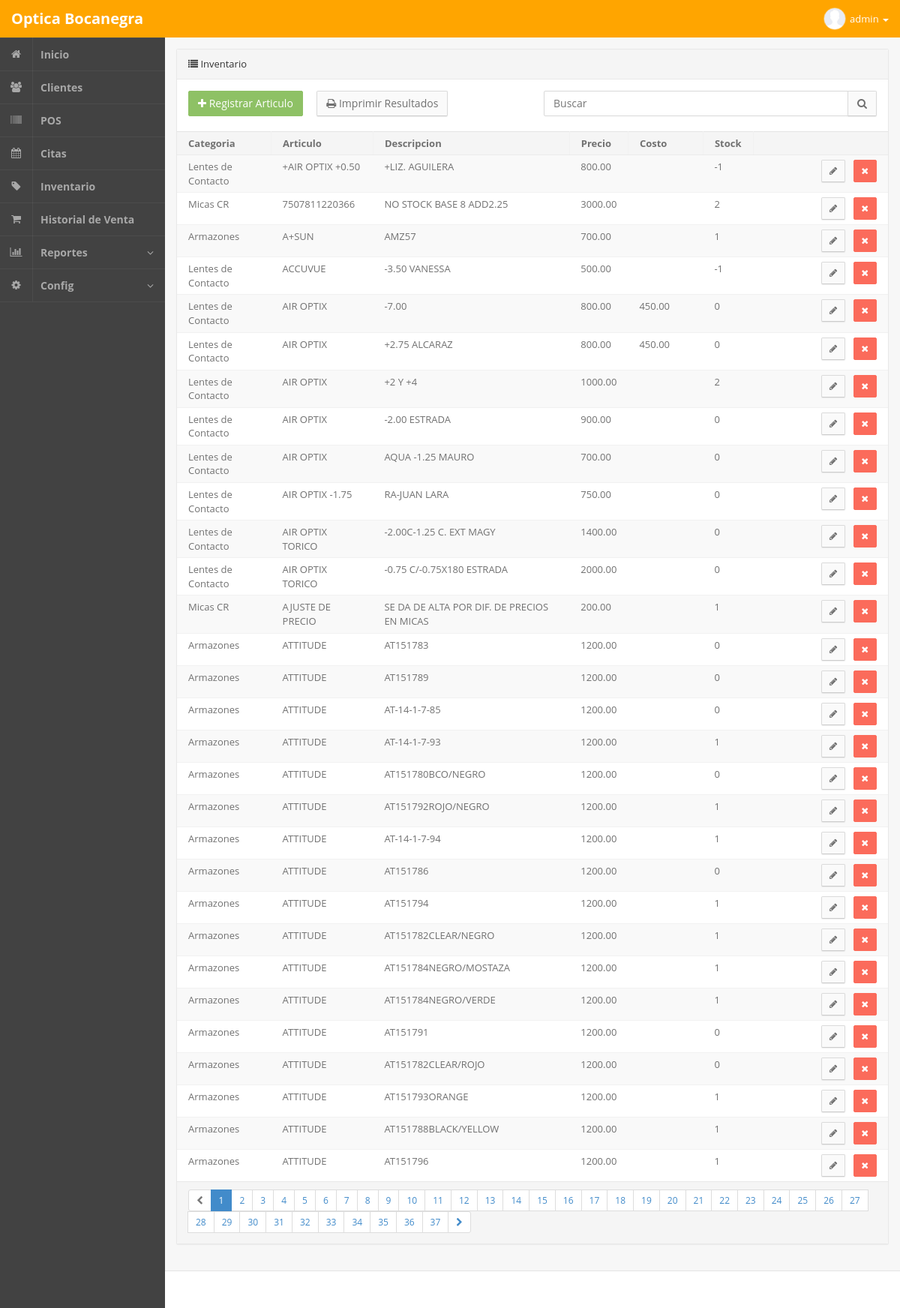
The page /admin.php?m=inventario (signed in) on the database its author committed.
### tables this page shows
CREATE TABLE `articulos` (
  `idarticulos` int(255) NOT NULL,
  `articulo` varchar(200) NOT NULL,
  `idcategoria` int(255) NOT NULL,
  `precio` varchar(100) NOT NULL,
  `stock` int(10) NOT NULL,
  `alerta` int(10) NOT NULL,
  `descripcion` text NOT NULL,
  `observaciones` text NOT NULL,
  `costo` varchar(100) NOT NULL
);

CREATE TABLE `categorias` (
  `idcategorias` int(255) NOT NULL,
  `tipo` varchar(200) NOT NULL,
  `categoria` varchar(200) NOT NULL
);

### php/inventario.php (the view, shortened to what this page needs)
<?php
if ( isset($_GET['buscar']) ){
	$buscar = mysql_real_escape_string($_GET['buscar']);
	$consulta  = "SELECT * FROM articulos
					JOIN categorias ON categorias.idcategorias=articulos.idcategoria
					WHERE (articulos.articulo LIKE '%".$buscar."%' OR articulos.descripcion LIKE '%".$buscar."%')
					ORDER BY articulos.articulo ASC";
	$url = "admin.php?m=inventario&buscar=".$buscar;
	$imprimir = "imprimir/inventario.php?buscar=".$buscar;
} else {
	$consulta  = "SELECT * FROM articulos JOIN categorias ON categorias.idcategorias=articulos.idcategoria ORDER BY articulo ASC";
	$url = "admin.php?m=inventario";
	$imprimir = "imprimir/inventario.php";
}
?>
<section class="panel panel-default pos-rlt clearfix">
	<header class="panel-heading"> <i class="fa fa-list "></i> Inventario </header>
	<div class="row wrapper">
		<div class="col-md-6 m-b-xs">
			<a href="admin.php?m=inventarioAgregar" class="btn btn-md btn-success"><i class="fa fa-plus"></i> Registrar Articulo </a>
			<a href="<?php echo $imprimir; ?>" target="_blank" class="m-l btn btn-md btn-default"><i class="fa fa-print"></i> Imprimir Resultados </a>
		</div>
		<div class="col-md-6">
			<form action="" method="get">
				<div class="input-group">
					<input type="text" class="input-md form-control" value="<?php echo @$_GET['buscar']; ?>" name="buscar" placeholder="Buscar"> <span class="input-group-btn"> <button class="btn btn-md btn-default" type="submit"> <i class="fa fa-search"></i> </button> </span>
				</div>
			</form>
		</div>
	</div>
	<div class="table-responsive">
		<table class="table table-striped b-t b-light">
			<thead>
				<tr>
					<th>Categoria</th>
					<th>Articulo</th>
					<th>Descripcion</th>
					<th>Precio</th>
					<th width="100">Costo</th>
					<th>Stock</th>
					<th width="180"></th>
				</tr>
			</thead>
			<tbody>
<?php
$rows_per_page = 30;
if(isset($_GET['pag']))
	$page = mysql_real_escape_string($_GET['pag']);
else if (@$_GET['pag'] == "0")
	$page = 1;
else
	$page = 1;
$num_rows 		= mysql_num_rows(mysql_query($consulta));
$lastpage		= ceil($num_rows / $rows_per_page);
$page     = (int)$page;
$limit 		= 'LIMIT '. ($page -1) * $rows_per_page . ',' .$rows_per_page;
$consulta  .=" $limit";
$consulta = mysql_query($consulta);
			$tStock = 0;
			while($q = mysql_fetch_object($consulta)){
				$tStock += $q->stock;
				if ( ($q->alerta > 0) && ($q->stock <= $q->alerta) ){
					$alerta = "<label class='label bg-danger'> bajo stock </label>";
				} else {
					$alerta = "";
				}
?>
				<tr>
					<td><?php echo $q->categoria;?></td>
					<td><?php echo $q->articulo;?></td>
					<td><?php echo $q->descripcion;?></td>
					<td><?php echo $q->precio;?></td>
					<td><?php echo $q->costo;?></td>
					<td><?php echo $q->stock;?> <?php echo $alerta; ?></td>
					<td class="text-right">
						<a href="admin.php?m=inventarioEditar&id=<?php echo $q->idarticulos; ?>&buscar=<?php echo @$buscar; ?>" class="btn btn-sm btn-default"> <i class="fa fa-pencil"></i> </a> &nbsp;
						<a href="admin.php?m=inventario&del=<?php echo $q->idarticulos; ?>" class="btn btn-sm btn-danger"> <i class="fa fa-times"></i> </a>
					</td>
				</tr>
<?php
			}
?>
			</tbody>
		</table>
	</div>
	<footer class="panel-footer">
		<div class="row">
<?php
		if ( isset( $_GET['buscar']) ){
?>
			<div class="col-md-6">
				<strong>Total de Stock: <?php echo $tStock; ?></strong>
			</div>
			<div class="col-md-6 text-right text-center-xs">
<?php
		} else {
?>
			<div class="col-md-12 text-right text-center-xs">
<?php
		}
?>
				<ul class="pagination pagination-sm m-t-none m-b-none">
<?php
	if($num_rows != 0){
		$nextpage = $page + 1;
		if ($page == 1) {
			echo '<li class="disabled"><a href="#"><i class="fa fa-chevron-left"></i></a></li>';
			echo '<li class="active"><a href="">1</a></li>';
			for($i= $page+1; $i<= $lastpage ; $i++){
				echo '<li><a href="'.$url.'&pag='.$i.'">'.$i.'</a></li> ';
			}
			if($lastpage >$page ){
				echo '<li><a href="'.$url.'&pag='.$nextpage.'"><i class="fa fa-chevron-right"></i></a></li>';
			}else{
				echo '<li class="disabled"><a href="#"><i class="fa fa-chevron-right"></i></a></li>';
			}
		}
	}
?>
				</ul>
			</div>
		</div>
	</footer>
</section>

### rows shown on the page
articulos: idcategoria.categoria "Lentes de Contacto", articulo "+AIR OPTIX +0.50", descripcion "+LIZ. AGUILERA", precio "800.00", stock "-1"
articulos: idcategoria.categoria "Micas CR", articulo "7507811220366", descripcion "NO STOCK BASE 8 ADD2.25", precio "3000.00", stock "2"
articulos: idcategoria.categoria "Armazones", articulo "A+SUN", descripcion "AMZ57", precio "700.00", stock "1"
articulos: idcategoria.categoria "Lentes de Contacto", articulo "ACCUVUE", descripcion "-3.50 VANESSA", precio "500.00", stock "-1"
articulos: idcategoria.categoria "Lentes de Contacto", articulo "AIR OPTIX", descripcion "-7.00", precio "800.00", costo "450.00", stock "0"
articulos: idcategoria.categoria "Lentes de Contacto", articulo "AIR OPTIX", descripcion "+2.75 ALCARAZ", precio "800.00", costo "450.00", stock "0"
articulos: idcategoria.categoria "Lentes de Contacto", articulo "AIR OPTIX", descripcion "+2 Y +4", precio "1000.00", stock "2"
articulos: idcategoria.categoria "Lentes de Contacto", articulo "AIR OPTIX", descripcion "-2.00 ESTRADA", precio "900.00", stock "0"
articulos: idcategoria.categoria "Lentes de Contacto", articulo "AIR OPTIX", descripcion "AQUA -1.25 MAURO", precio "700.00", stock "0"
articulos: idcategoria.categoria "Lentes de Contacto", articulo "AIR OPTIX -1.75", descripcion "RA-JUAN LARA", precio "750.00", stock "0"
articulos: idcategoria.categoria "Lentes de Contacto", articulo "AIR OPTIX TORICO", descripcion "-2.00C-1.25 C. EXT MAGY", precio "1400.00", stock "0"
articulos: idcategoria.categoria "Lentes de Contacto", articulo "AIR OPTIX TORICO", descripcion "-0.75 C/-0.75X180 ESTRADA", precio "2000.00", stock "0"
articulos: idcategoria.categoria "Micas CR", articulo "AJUSTE DE PRECIO", descripcion "SE DA DE ALTA POR DIF. DE PRECIOS EN MICAS", precio "200.00", stock "1"
articulos: idcategoria.categoria "Armazones", articulo "ATTITUDE", descripcion "AT151783", precio "1200.00", stock "0"
articulos: idcategoria.categoria "Armazones", articulo "ATTITUDE", descripcion "AT151789", precio "1200.00", stock "0"
articulos: idcategoria.categoria "Armazones", articulo "ATTITUDE", descripcion "AT-14-1-7-85", precio "1200.00", stock "0"
articulos: idcategoria.categoria "Armazones", articulo "ATTITUDE", descripcion "AT-14-1-7-93", precio "1200.00", stock "1"
articulos: idcategoria.categoria "Armazones", articulo "ATTITUDE", descripcion "AT151780BCO/NEGRO", precio "1200.00", stock "0"
articulos: idcategoria.categoria "Armazones", articulo "ATTITUDE", descripcion "AT151792ROJO/NEGRO", precio "1200.00", stock "1"
articulos: idcategoria.categoria "Armazones", articulo "ATTITUDE", descripcion "AT-14-1-7-94", precio "1200.00", stock "1"
articulos: idcategoria.categoria "Armazones", articulo "ATTITUDE", descripcion "AT151786", precio "1200.00", stock "0"
articulos: idcategoria.categoria "Armazones", articulo "ATTITUDE", descripcion "AT151794", precio "1200.00", stock "1"
articulos: idcategoria.categoria "Armazones", articulo "ATTITUDE", descripcion "AT151782CLEAR/NEGRO", precio "1200.00", stock "1"
articulos: idcategoria.categoria "Armazones", articulo "ATTITUDE", descripcion "AT151784NEGRO/MOSTAZA", precio "1200.00", stock "1"
articulos: idcategoria.categoria "Armazones", articulo "ATTITUDE", descripcion "AT151784NEGRO/VERDE", precio "1200.00", stock "1"
articulos: idcategoria.categoria "Armazones", articulo "ATTITUDE", descripcion "AT151791", precio "1200.00", stock "0"
articulos: idcategoria.categoria "Armazones", articulo "ATTITUDE", descripcion "AT151782CLEAR/ROJO", precio "1200.00", stock "0"
articulos: idcategoria.categoria "Armazones", articulo "ATTITUDE", descripcion "AT151793ORANGE", precio "1200.00", stock "1"
articulos: idcategoria.categoria "Armazones", articulo "ATTITUDE", descripcion "AT151788BLACK/YELLOW", precio "1200.00", stock "1"
articulos: idcategoria.categoria "Armazones", articulo "ATTITUDE", descripcion "AT151796", precio "1200.00", stock "1"
